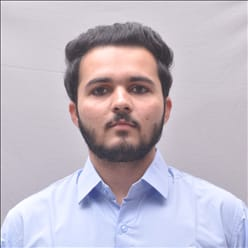
#> input picture my_photo.jpg, 248 x 248 px
$ jupyter execute object_detaction_with_img.ipynb
#> lines starting #> are read from the running program, lines starting #| are printed output that depends on the picture; after the words box and inside, x2 and y2 are one past the last pixel; in counts of white or black regions, pixels touching at a corner belong together
[cell 1]
import cv2

face_cascade = cv2.CascadeClassifier('haarcascade_frontalface_default.xml')
img = cv2.imread('my_photo.jpg')
#> img is the input picture: shape (248, 248, 3); mean B, G, R 195.9, 184.3, 192

gray = (cv2.cvtColor(img,cv2.COLOR_BGR2GRAY))
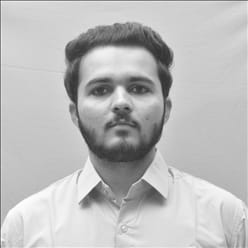
#> gray: shape (248, 248); min 35, max 255, mean 187.8

faces = face_cascade.detectMultiScale(gray,scaleFactor=1.1,minNeighbors=4)
#> faces = [[63, 43, 113, 113]]
print(faces)
#| [[ 63  43 113 113]]

for (x,y,w,h) in faces:
    cv2.rectangle(img,(x,y),(x+w,y+h),(0,255,0),3)
#> this loop made 1 pass
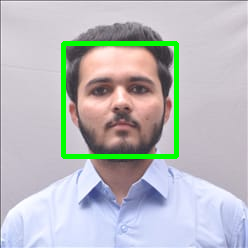
#> img: shape (248, 248, 3); 3.66% of pixels changed, all inside (x1, y1, x2, y2) = (61, 41, 179, 159)
cv2.imshow('Face Detector',img)
cv2.waitKey()
cv2.destroyAllWindows()
